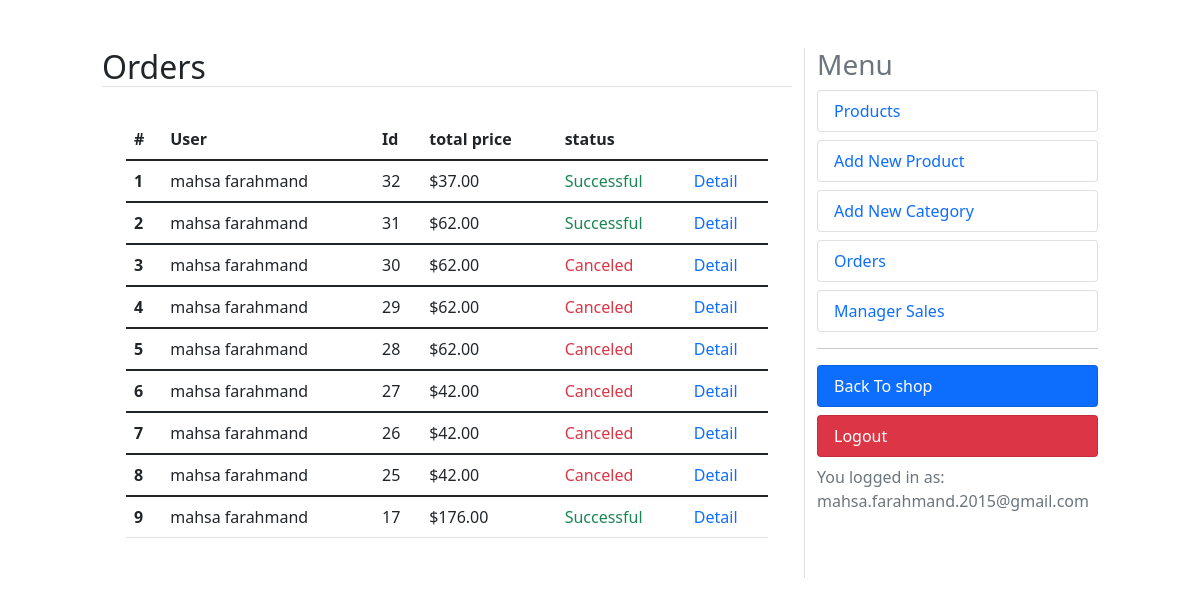
/dashboard/orders (signed in), run on the app's committed database.
### orders/models.py (models this page shows, shortened)
class Order(models.Model):
    user = models.ForeignKey(User, on_delete=models.CASCADE, related_name='orders')
    created = models.DateTimeField(auto_now_add=True)
    updated = models.DateTimeField(auto_now=True)
    status = models.BooleanField(default=False)
    shipping_price = models.DecimalField(max_digits=10, decimal_places=2, default=0)
    class Meta:
        ordering = ('-created',)
    @property
    def get_total_price(self):
        total_product_price = sum(item.get_cost() for item in self.items.all())
        return total_product_price + self.shipping_price

class OrderItem(models.Model):
    order = models.ForeignKey(Order, on_delete=models.CASCADE, related_name='items')
    product = models.ForeignKey(Product, on_delete=models.CASCADE, related_name='order_items')
    price = models.IntegerField()
    quantity = models.SmallIntegerField(default=1)
    def get_cost(self):
        return (self.price or 0) * (self.quantity or 0)

### accounts/models.py (models this page shows, shortened)
class User(AbstractBaseUser):
    email = models.EmailField(verbose_name='email address', max_length=255, unique=True)
    full_name = models.CharField(max_length=100)
    is_active = models.BooleanField(default=True)
    is_admin = models.BooleanField(default=False)
    is_manager = models.BooleanField(default=False)
    likes = models.ManyToManyField(Product, blank=True, related_name='likes')
    objects = UserManager()
    USERNAME_FIELD = 'email'
    REQUIRED_FIELDS = ['full_name']

### dashboard/views.py (the view)
# urls.py: path('orders', views.orders, name='orders'),
@user_passes_test(is_manager)
@login_required
def orders(request):
    orders = Order.objects.filter(user=request.user)
    context = {'title': 'Orders', 'orders': orders}
    return render(request, 'orders.html', context)

### cart/utils/cart.py (called while the page is built)
    def __iter__(self):
        product_ids = self.cart.keys()
        products = Product.objects.filter(id__in=product_ids)
        cart = self.cart.copy()
        for product in products:
            cart[str(product.id)]['product'] = product
        for item in cart.values():
            item['total_price'] = int(item['price']) * int(item['quantity'])
            yield item  # Yield each item for iteration

    def add_cart_session(self):
        cart = self.session.get(CART_SESSION_ID)
        if not cart:
            cart = self.session[CART_SESSION_ID] = {}
        return cart  # Return the cart

### dashboard/views.py (called while the page is built)
def is_manager(user):
    try:
        if not user.is_manager:
            raise Http404
        return True
    except:
        raise Http404

### sparkle/context_processors.py (called while the page is built)
def return_cart(request):
    cart = len(list(Cart(request)))
    return {'cart_count': cart}

def return_categories(request):
    categories = Category.objects.all()
    return {'categories': categories}

### dashboard/templates/orders.html
{% extends "dashboard.html" %}
{% block content %}
<table class="table">
    <thead class="thead-dark">
      <tr>
        <th scope="col">#</th>
        <th scope="col">User</th>
        <th scope="col">Id</th>
        <th scope="col">total price</th>
        <th scope="col">status</th>
        <th scope="col"></th>
      </tr>
    </thead>
    {% for order in orders %}
    <tbody>
      <tr>
        <th scope="row">{{ forloop.counter }}</th>
        <td>{{ order.user.full_name }}</td>
        <td>{{ order.id }}</td>
        <td>${{ order.get_total_price }}</td>
        {% if order.status %}
            <td class="text-success">Successful</td>
        {% else %}
            <td class="text-danger">Canceled</td>
        {% endif %}
        <td><a href="{% url 'dashboard:order_detail' order.id %}" class="text-primary text-decoration-none">Detail</a></td>
      </tr>
    </tbody>
    {% endfor %}
  </table>
{% endblock %}

### dashboard/templates/dashboard.html (shortened to what this page needs)
<!DOCTYPE html>
<html lang="en">
<head>
    <link href="https://cdn.jsdelivr.net/npm/bootstrap@5.1.3/dist/css/bootstrap.min.css" rel="stylesheet">
</head>
<body>
    <div class="row mt-5">
        <div class="col-md-1"></div>
        <div class="col-md-7">
            <h2 class="border-bottom text-capitalize">{{ title }}</h2>
            <div class="p-4">
                {% block content %}{% endblock %}
            </div>
        </div>
        <div class="col-md-3 border-start">
            <h3 class="text-muted">Menu</h3>
            <a class="text-decoration-none" href="{% url 'dashboard:products' %}">
                <li class="rounded list-group-item  text-primary">Products</li>
            </a>
            <a class="text-decoration-none" href="{% url 'dashboard:add_product' %}">
                <li class="rounded list-group-item mt-2 text-primary">Add New Product</li>
            </a>
            <a class="text-decoration-none" href="{% url 'dashboard:add_category' %}">
                <li class="rounded list-group-item mt-2  text-primary">Add New Category</li>
            </a>
            <a class="text-decoration-none" href="{% url 'dashboard:orders' %}">
                <li class="rounded list-group-item mt-2  text-primary">Orders</li>
            </a>
            <a class="text-decoration-none" href="{% url 'dashboard:manager_sales' %}">
                <li class="rounded list-group-item mt-2 text-primary">Manager Sales</li>
            </a>
            <hr>
            <a class="text-decoration-none" href="{% url 'shop:home_page' %}">
                <li class="rounded list-group-item bg-primary mt-2  text-white">Back To shop</li>
            </a>
            <a class="text-decoration-none" href="{% url 'accounts:user_logout' %}">
                <li class="rounded list-group-item bg-danger mt-2  text-white">Logout</li>
            </a>
            <div class="text-muted mt-2">You logged in as: {{ request.user.email }}</div>
        </div>
        <div class="col-md-1 "></div>
    </div>
</body>
</html>

### data on the page
Order: user.full_name "mahsa farahmand", id "32", get_total_price "37.00", status "Successful"
Order: user.full_name "mahsa farahmand", id "31", get_total_price "62.00", status "Successful"
Order: user.full_name "mahsa farahmand", id "30", get_total_price "62.00", status "Canceled"
Order: user.full_name "mahsa farahmand", id "29", get_total_price "62.00", status "Canceled"
Order: user.full_name "mahsa farahmand", id "28", get_total_price "62.00", status "Canceled"
Order: user.full_name "mahsa farahmand", id "27", get_total_price "42.00", status "Canceled"
Order: user.full_name "mahsa farahmand", id "26", get_total_price "42.00", status "Canceled"
Order: user.full_name "mahsa farahmand", id "25", get_total_price "42.00", status "Canceled"
Order: user.full_name "mahsa farahmand", id "17", get_total_price "176.00", status "Successful"
User: user.email "mahsa.farahmand.2015@gmail.com"

### other printed values
{{ title }} "Orders"
